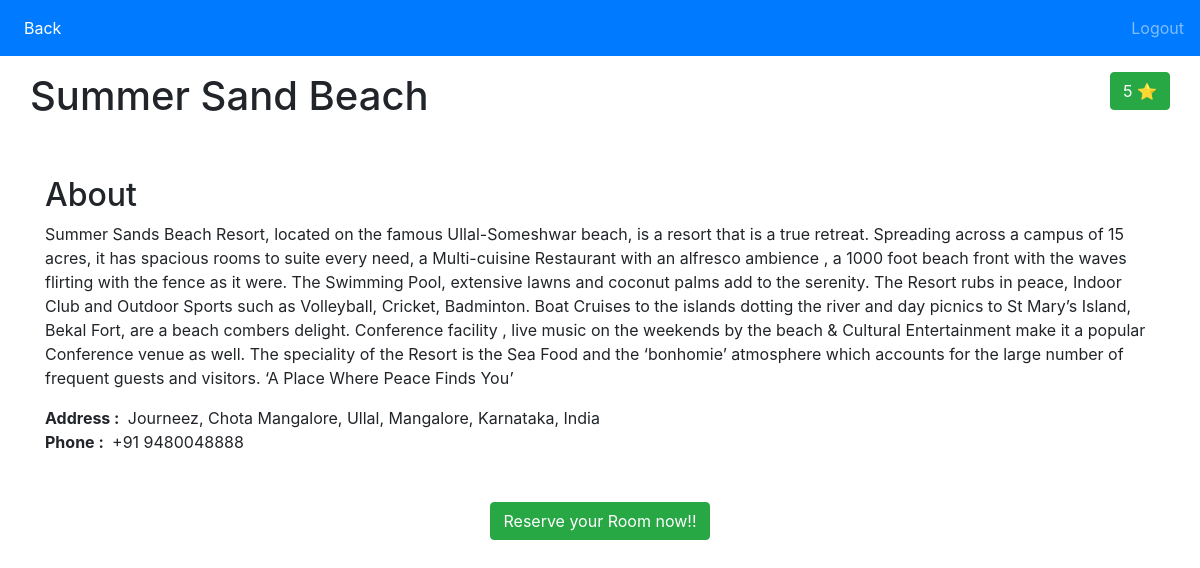
The app's page /mainapp/details/1/ (signed in) with its own data.
### mainapp/models.py (models this page shows, shortened)
class Resorts(models.Model):
    name = models.CharField(max_length=30)
    base = models.IntegerField()
    adult = models.IntegerField()
    child = models.IntegerField()
    address = models.CharField(max_length=100)
    description = models.CharField(max_length=1200)
    rating = models.IntegerField()
    phone = models.CharField(max_length=20)
    picurl = models.CharField(max_length=100)

### mainapp/views.py (the view)
# urls.py: path('details/<int:pk>/',views.details,name='details'),
@login_required
def details(req,**kwargs):
    context={
        'object':get_object_or_404(Resorts,id=kwargs['pk'])
    }
    return render(req,'mainapp/resort1.html',context)

### template/mainapp/resort1.html (shortened to what this page needs)
<!DOCTYPE html>
{% load static %}
<html lang="en" dir="ltr">
  <head>
    <link rel="stylesheet" href="https://stackpath.bootstrapcdn.com/bootstrap/4.4.1/css/bootstrap.min.css">
  </head>
  <body>
    <nav  class="navbar navbar-expand-lg navbar-dark bg-primary">
      <div class="collapse navbar-collapse" id="navbarText">
        <ul class="navbar-nav mr-auto">
          <li class="nav-item active">
            <a class="nav-link" href="{% url 'mainapp:home' %}">Back<span class="sr-only">(current)</span></a>
          </li>
        </ul>
        <a href="#">
        <span href="{% url 'logout' %}" class="navbar-text">
          Logout
        </span>
        </a>
      </div>
    </nav>
    <div class="container" style="padding-top: 1em;">
      <div style="min-width:100%" class="row">
        <h1>{{ object.name }}</h1>
        <div style="margin-left:auto; margin-right:0;">
          {% if object.rating == 5 %}
          <button type="button" class="btn btn-success">{{ object.rating }} &#11088;</button>
          {% endif %}
        </div>
      </div>
      <div class="">
    </div></div>
    <br>
    <div class="container">
      <h2>About</h2>
      <p>{{ object.description }}</p>
    <strong>Address : </strong>&nbsp;{{ object.address }}
    <br>
    <strong>Phone : </strong>&nbsp;{{ object.phone }}
    </div>
    <br><br>
    <p style="text-align: center;"><a type="button" class="btn btn-success" href="{% url 'mainapp:reservation' pk=object.id %}">Reserve your Room now!!</a></p>
    <br><br><br>
  </body>
</html>

### records on screen
Resorts: name "Summer Sand Beach", rating "5", description "Summer Sands Beach Resort, located on the famous Ullal-Someshwar beach, is a resort that is a true retreat. Spreading across a campus of 15 acres, it has spacious rooms to suite every need, a Multi-cuisine Restaurant with an alfresco ambience , a 1000 foot beach front with the waves flirting with the fence as it were. The Swimming Pool, extensive lawns and coconut palms add to the serenity. The Resort rubs in peace, Indoor Club and Outdoor Sports such as Volleyball, Cricket, Badminton. Boat Cruises to the islands dotting the river and day picnics to St Mary’s Island, Bekal Fort, are a beach combers delight. Conference facility , live music on the weekends by the beach & Cultural…", address "Journeez, Chota Mangalore, Ullal, Mangalore, Karnataka, India", phone "+91 9480048888"
